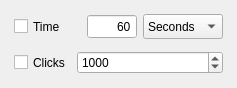
      <widget class="QWidget" name="tabWidgetPage1">
       <attribute name="title">
        <string>Limits</string>
       </attribute>
       <layout class="QVBoxLayout" name="verticalLayout">
        <property name="sizeConstraint">
         <enum>QLayout::SizeConstraint::SetMaximumSize</enum>
        </property>
        <item>
         <widget class="QFrame" name="frame_5">
          <property name="sizePolicy">
           <sizepolicy hsizetype="Preferred" vsizetype="Maximum">
            <horstretch>0</horstretch>
            <verstretch>0</verstretch>
           </sizepolicy>
          </property>
          <property name="frameShape">
           <enum>QFrame::Shape::NoFrame</enum>
          </property>
          <property name="frameShadow">
           <enum>QFrame::Shadow::Plain</enum>
          </property>
          <property name="lineWidth">
           <number>1</number>
          </property>
          <layout class="QHBoxLayout" name="horizontalLayout_13">
           <property name="leftMargin">
            <number>3</number>
           </property>
           <property name="topMargin">
            <number>3</number>
           </property>
           <property name="rightMargin">
            <number>3</number>
           </property>
           <property name="bottomMargin">
            <number>3</number>
           </property>
           <item>
            <widget class="QCheckBox" name="TimeLimitCheckBox">
             <property name="minimumSize">
              <size>
               <width>25</width>
               <height>0</height>
              </size>
             </property>
             <property name="maximumSize">
              <size>
               <width>999</width>
               <height>25</height>
              </size>
             </property>
             <property name="text">
              <string>Time</string>
             </property>
            </widget>
           </item>
           <item>
            <widget class="QSpinBox" name="TimeLimitInput">
             <property name="maximumSize">
              <size>
               <width>50</width>
               <height>25</height>
              </size>
             </property>
             <property name="toolTipDuration">
              <number>-1</number>
             </property>
             <property name="locale">
              <locale language="English" country="UnitedStates"/>
             </property>
             <property name="alignment">
              <set>Qt::AlignmentFlag::AlignRight|Qt::AlignmentFlag::AlignTrailing|Qt::AlignmentFlag::AlignVCenter</set>
             </property>
             <property name="readOnly">
              <bool>false</bool>
             </property>
             <property name="buttonSymbols">
              <enum>QAbstractSpinBox::ButtonSymbols::NoButtons</enum>
             </property>
             <property name="keyboardTracking">
              <bool>true</bool>
             </property>
             <property name="showGroupSeparator" stdset="0">
              <bool>false</bool>
             </property>
             <property name="minimum">
              <number>1</number>
             </property>
             <property name="maximum">
              <number>100000</number>
             </property>
             <property name="singleStep">
              <number>1</number>
             </property>
             <property name="value">
              <number>60</number>
             </property>
             <property name="displayIntegerBase">
              <number>10</number>
             </property>
            </widget>
           </item>
           <item>
            <widget class="QComboBox" name="TimeComboBox">
             <property name="enabled">
              <bool>true</bool>
             </property>
             <property name="minimumSize">
              <size>
               <width>80</width>
               <height>25</height>
              </size>
             </property>
             <property name="maximumSize">
              <size>
               <width>90</width>
               <height>25</height>
              </size>
             </property>
             <property name="toolTip">
              <string>&lt;!DOCTYPE HTML PUBLIC &quot;-//W3C//DTD HTML 4.0//EN&quot; &quot;http://www.w3.org/TR/REC-html40/strict.dtd&quot;&gt;
&lt;html&gt;&lt;head&gt;&lt;meta name=&quot;qrichtext&quot; content=&quot;1&quot; /&gt;&lt;meta charset=&quot;utf-8&quot; /&gt;&lt;style type=&quot;text/css&quot;&gt;
p, li { white-space: pre-wrap; }
hr { height: 1px; border-width: 0; }
li.unchecked::marker { content: &quot;\2610&quot;; }
li.checked::marker { content: &quot;\2612&quot;; }
&lt;/style&gt;&lt;/head&gt;&lt;body style=&quot; font-family:'Segoe UI'; font-size:9pt; font-weight:400; font-style:normal;&quot;&gt;
&lt;p style=&quot; margin-top:12px; margin-bottom:12px; margin-left:0px; margin-right:0px; -qt-block-indent:0; text-indent:0px;&quot;&gt;Decides the time span in which the Number of Clicks will be executed.&lt;/p&gt;&lt;/body&gt;&lt;/html&gt;</string>
             </property>
             <property name="toolTipDuration">
              <number>-1</number>
             </property>
             <property name="locale">
              <locale language="English" country="UnitedStates"/>
             </property>
             <property name="insertPolicy">
              <enum>QComboBox::InsertPolicy::InsertAtBottom</enum>
             </property>
             <property name="sizeAdjustPolicy">
              <enum>QComboBox::SizeAdjustPolicy::AdjustToContents</enum>
             </property>
             <property name="modelColumn">
              <number>0</number>
             </property>
             <property name="labelDrawingMode">
              <enum>QComboBox::LabelDrawingMode::UseStyle</enum>
             </property>
             <item>
              <property name="text">
               <string>Seconds</string>
              </property>
             </item>
             <item>
              <property name="text">
               <string>Minutes</string>
              </property>
             </item>
             <item>
              <property name="text">
               <string>Hours</string>
              </property>
             </item>
             <item>
              <property name="text">
               <string>Days</string>
              </property>
             </item>
            </widget>
           </item>
          </layout>
         </widget>
        </item>
        <item>
         <widget class="QFrame" name="frame_6">
          <property name="enabled">
           <bool>true</bool>
          </property>
          <property name="sizePolicy">
           <sizepolicy hsizetype="Preferred" vsizetype="Maximum">
            <horstretch>0</horstretch>
            <verstretch>0</verstretch>
           </sizepolicy>
          </property>
          <property name="frameShape">
           <enum>QFrame::Shape::NoFrame</enum>
          </property>
          <property name="frameShadow">
           <enum>QFrame::Shadow::Plain</enum>
          </property>
          <property name="lineWidth">
           <number>1</number>
          </property>
          <layout class="QHBoxLayout" name="horizontalLayout_14">
           <property name="leftMargin">
            <number>3</number>
           </property>
           <property name="topMargin">
            <number>3</number>
           </property>
           <property name="rightMargin">
            <number>3</number>
           </property>
           <property name="bottomMargin">
            <number>3</number>
           </property>
           <item>
            <widget class="QCheckBox" name="ClickLimitCheckBox">
             <property name="minimumSize">
              <size>
               <width>25</width>
               <height>0</height>
              </size>
             </property>
             <property name="maximumSize">
              <size>
               <width>999</width>
               <height>25</height>
              </size>
             </property>
             <property name="text">
              <string>Clicks</string>
             </property>
            </widget>
           </item>
           <item>
            <widget class="QSpinBox" name="ClickLimitInput">
             <property name="minimumSize">
              <size>
               <width>146</width>
               <height>0</height>
              </size>
             </property>
             <property name="maximumSize">
              <size>
               <width>146</width>
               <height>25</height>
              </size>
             </property>
             <property name="toolTipDuration">
              <number>-1</number>
             </property>
             <property name="locale">
              <locale language="English" country="UnitedStates"/>
             </property>
             <property name="suffix">
              <string/>
             </property>
             <property name="minimum">
              <number>1</number>
             </property>
             <property name="maximum">
              <number>2147483647</number>
             </property>
             <property name="stepType">
              <enum>QAbstractSpinBox::StepType::DefaultStepType</enum>
             </property>
             <property name="value">
              <number>1000</number>
             </property>
            </widget>
           </item>
          </layout>
         </widget>
        </item>
       </layout>
      </widget>
